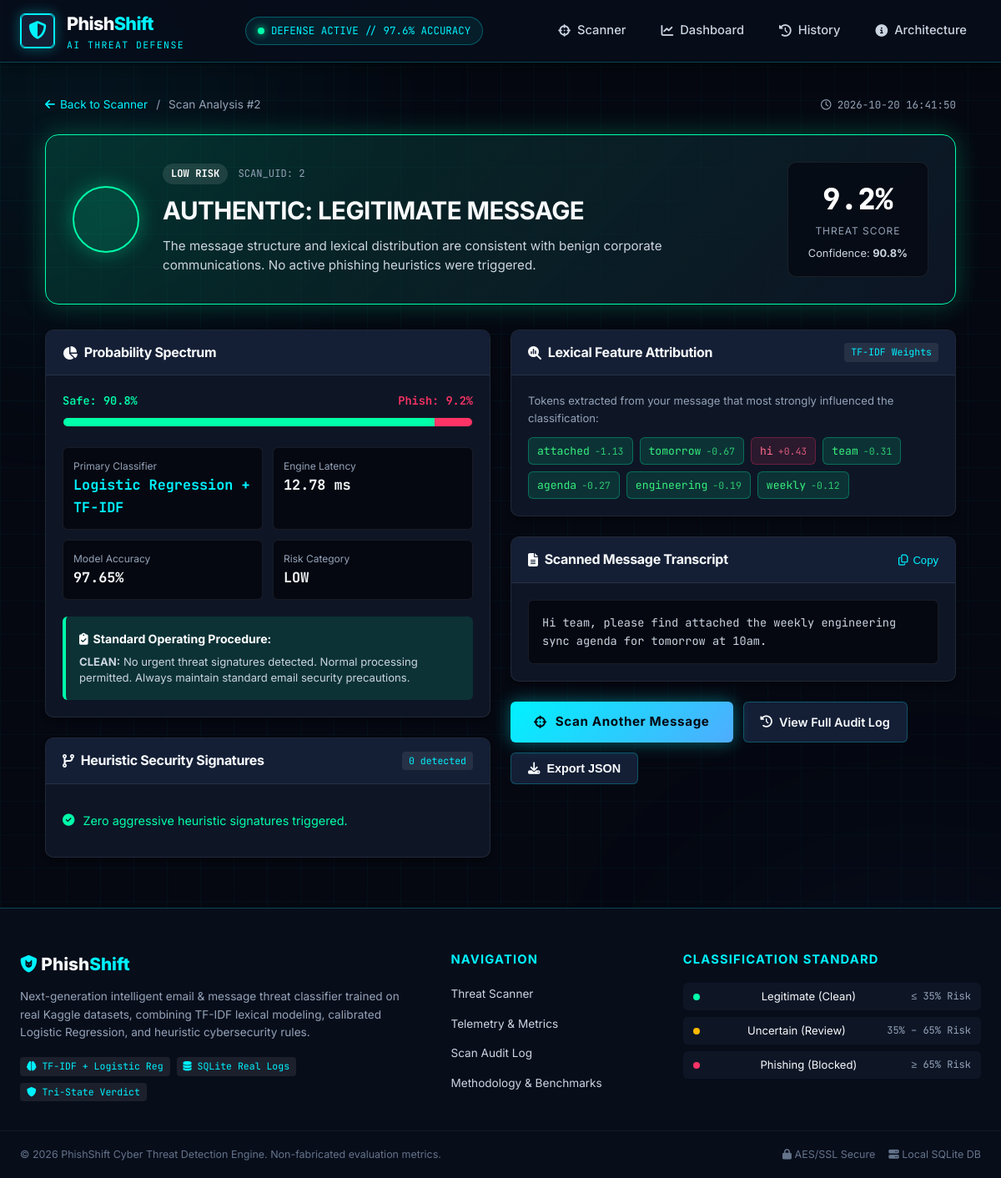
Screenshot of /results/2 with the database file from the repository.
### tables this page shows
CREATE TABLE scans (
                id INTEGER PRIMARY KEY AUTOINCREMENT,
                timestamp TEXT NOT NULL,
                raw_message TEXT NOT NULL,
                clean_message TEXT,
                prediction TEXT NOT NULL,
                confidence REAL NOT NULL,
                phishing_prob REAL NOT NULL,
                legit_prob REAL NOT NULL,
                risk_level TEXT NOT NULL,
                rule_triggers TEXT,
                keywords_found TEXT,
                scan_duration_ms REAL NOT NULL,
                model_name TEXT NOT NULL
            );

### app.py (the view)
@app.route("/results/<int:scan_id>")
def view_result(scan_id: int):
    conn = get_db_connection()
    scan = conn.execute("SELECT * FROM scans WHERE id = ?", (scan_id,)).fetchone()
    conn.close()
    if not scan:
        abort(404, description="Scan record not found in audit trail.")
    rule_triggers = json.loads(scan["rule_triggers"] or "[]")
    keywords_found = json.loads(scan["keywords_found"] or "[]")
    return render_template(
        "results.html",
        scan=scan,
        rule_triggers=rule_triggers,
        keywords_found=keywords_found
    )

### app.py (called while the page is built)
def get_db_connection():
    conn = sqlite3.connect(str(config.DATABASE_PATH))
    conn.row_factory = sqlite3.Row
    return conn

### templates/results.html (shortened to what this page needs)
{% extends "base.html" %}
{% block content %}
<div class="cyber-container results-page-wrapper">
    <div class="results-breadcrumb">
        <a href="{{ url_for('index') }}" class="breadcrumb-link"><i class="fa-solid fa-arrow-left"></i> Back to Scanner</a>
        <span class="breadcrumb-separator">/</span>
        <span class="breadcrumb-current">Scan Analysis #{{ scan.id }}</span>
        <span class="scan-time-tag"><i class="fa-regular fa-clock"></i> {{ scan.timestamp }}</span>
    </div>
    <div class="verdict-banner-card verdict-{{ scan.prediction | lower }}">
        <div class="verdict-icon-container">
            {% if scan.prediction == 'Phishing' %}
                <div class="verdict-icon-box phish-glow">
                    <i class="fa-solid fa-triangle-exclamation"></i>
                </div>
            {% elif scan.prediction == 'Legitimate' %}
                <div class="verdict-icon-box safe-glow">
                </div>
            {% else %}
                <div class="verdict-icon-box uncertain-glow">
                    <i class="fa-solid fa-shield-halved"></i>
                </div>
            {% endif %}
        </div>
        <div class="verdict-text-container">
            <div class="verdict-label-row">
                <span class="verdict-badge">{{ scan.risk_level }} RISK</span>
                <span class="scan-id-tag">SCAN_UID: {{ scan.id }}</span>
            </div>
            <h1 class="verdict-title">
                {% if scan.prediction == 'Phishing' %}
                    CRITICAL THREAT: PHISHING DETECTED
                {% elif scan.prediction == 'Legitimate' %}
                    AUTHENTIC: LEGITIMATE MESSAGE
                {% else %}
                    AMBIGUOUS: UNCERTAIN &ndash; MANUAL AUDIT REQUIRED
                {% endif %}
            </h1>
            <p class="verdict-summary-text">
                {% if scan.prediction == 'Phishing' %}
                    High-confidence malicious signatures detected. The message exhibits strong phishing markers, credential harvesting lures, and urgency signals.
                {% elif scan.prediction == 'Legitimate' %}
                    The message structure and lexical distribution are consistent with benign corporate communications. No active phishing heuristics were triggered.
                {% else %}
                    The statistical confidence falls within the ambiguous boundary (35% &ndash; 65%). Conflicting or borderline lexical features require human inspection.
                {% endif %}
            </p>
        </div>
        <div class="verdict-score-box">
            <div class="score-circle">
                <span class="score-number">{{ "%.1f" | format(scan.phishing_prob * 100) }}%</span>
                <span class="score-subtext">Threat Score</span>
            </div>
            <div class="score-caption">
                Confidence: <strong>{{ "%.1f" | format(scan.confidence) }}%</strong>
            </div>
        </div>
    </div>
    <div class="results-grid">
        <div class="results-column left-col">
            <div class="cyber-panel">
                <div class="panel-header">
                    <h2 class="panel-title"><i class="fa-solid fa-chart-pie"></i> Probability Spectrum</h2>
                </div>
                <div class="panel-body">
                    <div class="prob-bar-wrapper">
                        <div class="prob-labels">
                            <span class="prob-label-safe">Safe: {{ "%.1f" | format(scan.legit_prob * 100) }}%</span>
                            <span class="prob-label-phish">Phish: {{ "%.1f" | format(scan.phishing_prob * 100) }}%</span>
                        </div>
                        <div class="prob-progress-track">
                            <div class="prob-progress-fill safe" style="width: {{ scan.legit_prob * 100 }}%;"></div>
                            <div class="prob-progress-fill phish" style="width: {{ scan.phishing_prob * 100 }}%;"></div>
                        </div>
                    </div>
                    <div class="metric-tiles-row">
                        <div class="metric-tile">
                            <span class="tile-label">Primary Classifier</span>
                            <span class="tile-val accent-cyan">{{ scan.model_name or 'Logistic Regression' }}</span>
                        </div>
                        <div class="metric-tile">
                            <span class="tile-label">Engine Latency</span>
                            <span class="tile-val">{{ "%.2f" | format(scan.scan_duration_ms) }} ms</span>
                        </div>
                        <div class="metric-tile">
                            <span class="tile-label">Model Accuracy</span>
                            <span class="tile-val">97.65%</span>
                        </div>
                        <div class="metric-tile">
                            <span class="tile-label">Risk Category</span>
                            <span class="tile-val risk-{{ scan.risk_level | lower }}">{{ scan.risk_level }}</span>
                        </div>
                    </div>
                    <div class="protocol-box protocol-{{ scan.prediction | lower }}">
                        <div class="protocol-title">
                            <i class="fa-solid fa-clipboard-check"></i> Standard Operating Procedure:
                        </div>
                        <p class="protocol-desc">
                            {% if scan.prediction == 'Phishing' %}
                                <strong>ACTION REQUIRED:</strong> Do not click hyperlinks, do not open attachments, and do not submit credentials or personal info. Quarantine the message and submit the sender header to your security operations team.
                            {% elif scan.prediction == 'Legitimate' %}
                                <strong>CLEAN:</strong> No urgent threat signatures detected. Normal processing permitted. Always maintain standard email security precautions.
                            {% else %}
                                <strong>CAUTION ADVISED:</strong> Do not act on any urgent instructions or financial requests. Contact the sender through an independent, pre-verified channel (e.g. phone call, internal chat) before proceeding.
                            {% endif %}
                        </p>
                    </div>
                </div>
            </div>
            <div class="cyber-panel">
                <div class="panel-header">
                    <h2 class="panel-title"><i class="fa-solid fa-code-branch"></i> Heuristic Security Signatures</h2>
                    <span class="badge-mini">{{ rule_triggers | length }} detected</span>
                </div>
                <div class="panel-body">
                    {% if rule_triggers and rule_triggers | length > 0 %}
                        <ul class="rule-triggers-list">
                            {% for rule in rule_triggers %}
                                <li class="rule-trigger-item">
                                    <i class="fa-solid fa-bolt-lightning accent-red"></i>
                                    <div class="rule-trigger-info">
                                        <span class="rule-category">{{ rule.split(':')[0] | replace('_', ' ') | title }}</span>
                                        <span class="rule-match-token">Triggered by pattern: <code>{{ rule.split(':')[1] }}</code></span>
                                    </div>
                                </li>
                            {% endfor %}
                        </ul>
                    {% else %}
                        <div class="empty-rules-msg">
                            <i class="fa-solid fa-circle-check accent-green"></i>
                            <span>Zero aggressive heuristic signatures triggered.</span>
                        </div>
                    {% endif %}
                </div>
            </div>
        </div>
        <div class="results-column right-col">
            <div class="cyber-panel">
                <div class="panel-header">
                    <h2 class="panel-title"><i class="fa-solid fa-magnifying-glass-chart"></i> Lexical Feature Attribution</h2>
                    <span class="badge-mini">TF-IDF Weights</span>
                </div>
                <div class="panel-body">
                    <p class="panel-subtitle">Tokens extracted from your message that most strongly influenced the classification:</p>
                    <div class="keywords-cloud">
                        {% if keywords_found and keywords_found | length > 0 %}
                            {% for kw in keywords_found %}
                                <span class="keyword-chip {% if kw.weight > 0 %}chip-pos{% else %}chip-neg{% endif %}" title="Attribution weight: {{ kw.weight }}">
                                    {{ kw.feature }} <small>{{ "%+.2f" | format(kw.weight) }}</small>
                                </span>
                            {% endfor %}
                        {% else %}
                            <span class="text-muted">Standard vocabulary with neutral distribution.</span>
                        {% endif %}
                    </div>
                </div>
            </div>
            <div class="cyber-panel">
                <div class="panel-header">
                    <h2 class="panel-title"><i class="fa-solid fa-file-lines"></i> Scanned Message Transcript</h2>
                    <button type="button" class="btn-subtle" onclick="copyRawMessage()" id="btn-copy-raw">
                        <i class="fa-regular fa-copy"></i> Copy
                    </button>
                </div>
                <div class="panel-body">
                    <div class="message-preview-container">
                        <pre id="raw-message-text">{{ scan.raw_message }}</pre>
                    </div>
                </div>
            </div>
            <div class="results-actions-bar">
                <a href="{{ url_for('index') }}" class="btn-cyber-primary">
                    <i class="fa-solid fa-crosshairs"></i> Scan Another Message
                </a>
                <a href="{{ url_for('history') }}" class="btn-cyber-secondary">
                    <i class="fa-solid fa-clock-rotate-left"></i> View Full Audit Log
                </a>
                <button type="button" class="btn-cyber-secondary" onclick="exportScanJson()">
                    <i class="fa-solid fa-download"></i> Export JSON
                </button>
            </div>
        </div>
    </div>
</div>
{% endblock %}

### rows the page displays
scans: id "2", timestamp "2026-10-20 16:41:50", risk_level "LOW", scan.phishing_prob*100 "9.2", confidence "90.8", scan.legit_prob*100 "90.8", model_name "Logistic Regression + TF-IDF", scan_duration_ms "12.78", raw_message "Hi team, please find attached the weekly engineering sync agenda for tomorrow at 10am."

### other values shown
{{ rule_triggers | length }} "0"
{{ kw.feature }} "attached" "tomorrow" "hi" "team" "agenda" "engineering" "weekly"
{{ "%+.2f" | format(kw.weight) }} "-1.13" "-0.67" "+0.43" "-0.31" "-0.27" "-0.19" "-0.12"
